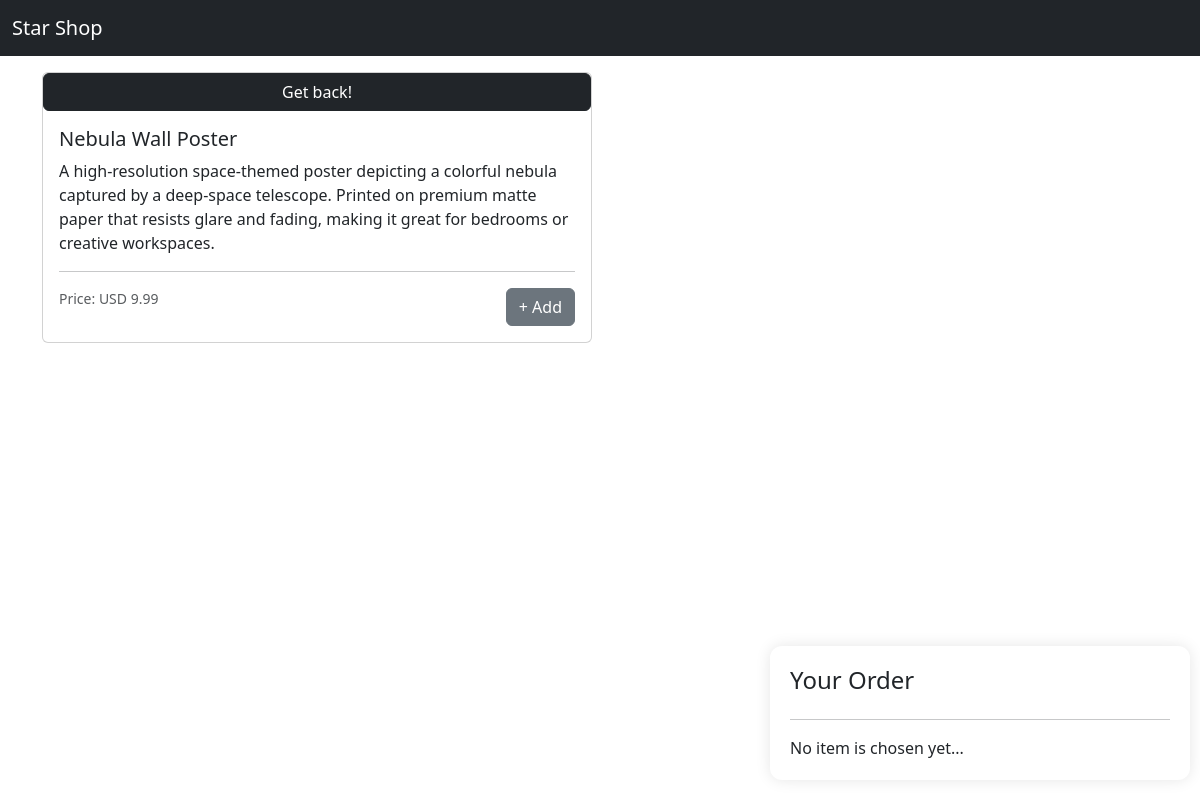
Screenshot of /item/4 with the database file from the repository.
### items/models.py (models this page shows, shortened)
class Item(models.Model):
    name = models.CharField(max_length=100)
    description = models.TextField()
    price = models.DecimalField(max_digits=10, decimal_places=2)
    currency = models.CharField(max_length=3, choices=CurrencyEnum.choices, default=CurrencyEnum.USD)

### items/views.py (the view)
# urls.py: path("item/<int:item_id>", views.ItemDetailView.as_view(), name="item"),
class ItemDetailView(View):
    def get(self, request, item_id):
        item = Item.objects.filter(id=item_id).first()
        return render(
            request,
            'items/item.html',
            {'item': item, 'stripe_public_key': settings.STRIPE_PUBLIC_KEY}
        )

### items/templates/items/item.html (shortened to what this page needs)
{% extends "items/base.html" %}
{% block content %}
{% if item %}
<div class="card mb-3 mt-3" style="max-width: 550px;">
    <button type="button" class="btn btn-dark">
        <a href="{% url 'item_list' %}" class="back w-100 d-block">Get back!</a>
    </button>
    <div class="row g-0">
        <div class="card-body">
            <h5 class="card-title">{{ item.name }}</h5>
            <p class="card-text">{{ item.description }}</p>
            <hr>
            <div class="d-flex justify-content-between">
                <small class="text-body-secondary">Price: {{ item.currency }}<span id="price"> {{ item.price }}</span></small>
                <button class="btn btn-secondary add-button">+ Add</button>
            </div>
        </div>
    </div>
</div>
{% else %}
<h2 class="mt-3">Item not found...</h2>
{% endif %}
{% endblock content %}

### items/static/items/css/style.css (style rules this page uses)
#buy-button, .back { color: white !important; text-decoration: none; }

### rows the page displays
Item: name "Nebula Wall Poster", description "A high-resolution space-themed poster depicting a colorful nebula captured by a deep-space telescope. Printed on premium matte paper that resists glare and fading, making it great for bedrooms or creative workspaces.", currency "USD", price "9.99"
